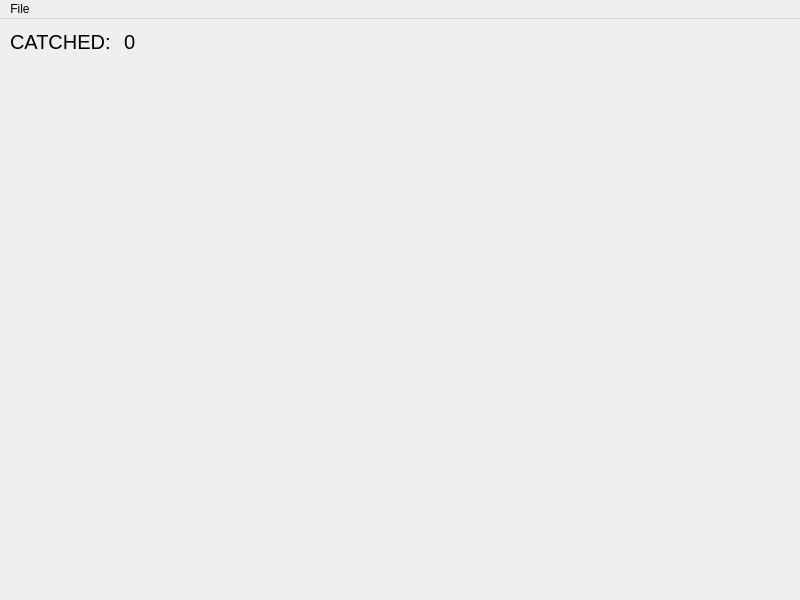
<?xml version="1.0" encoding="UTF-8"?>
<ui version="4.0">
 <class>MainWindow</class>
 <widget class="QMainWindow" name="MainWindow">
  <property name="geometry">
   <rect>
    <x>0</x>
    <y>0</y>
    <width>800</width>
    <height>600</height>
   </rect>
  </property>
  <property name="minimumSize">
   <size>
    <width>800</width>
    <height>600</height>
   </size>
  </property>
  <property name="maximumSize">
   <size>
    <width>800</width>
    <height>600</height>
   </size>
  </property>
  <property name="windowTitle">
   <string>MainWindow</string>
  </property>
  <widget class="QWidget" name="centralwidget">
   <widget class="QWidget" name="">
    <property name="geometry">
     <rect>
      <x>10</x>
      <y>10</y>
      <width>221</width>
      <height>26</height>
     </rect>
    </property>
    <layout class="QHBoxLayout" name="horizontalLayout">
     <item>
      <widget class="QLabel" name="label">
       <property name="font">
        <font>
         <pointsize>15</pointsize>
        </font>
       </property>
       <property name="text">
        <string>CATCHED:</string>
       </property>
      </widget>
     </item>
     <item>
      <widget class="QLabel" name="label_2">
       <property name="font">
        <font>
         <pointsize>15</pointsize>
        </font>
       </property>
       <property name="text">
        <string>0</string>
       </property>
      </widget>
     </item>
    </layout>
   </widget>
  </widget>
  <widget class="QMenuBar" name="menubar">
   <property name="geometry">
    <rect>
     <x>0</x>
     <y>0</y>
     <width>800</width>
     <height>20</height>
    </rect>
   </property>
   <widget class="QMenu" name="menuFile">
    <property name="title">
     <string>File</string>
    </property>
    <addaction name="actionQuit"/>
   </widget>
   <addaction name="menuFile"/>
  </widget>
  <action name="actionQuit">
   <property name="text">
    <string>Quit</string>
   </property>
  </action>
 </widget>
 <resources/>
 <connections>
  <connection>
   <sender>actionQuit</sender>
   <signal>triggered()</signal>
   <receiver>MainWindow</receiver>
   <slot>close()</slot>
   <hints>
    <hint type="sourcelabel">
     <x>-1</x>
     <y>-1</y>
    </hint>
    <hint type="destinationlabel">
     <x>399</x>
     <y>299</y>
    </hint>
   </hints>
  </connection>
 </connections>
</ui>
